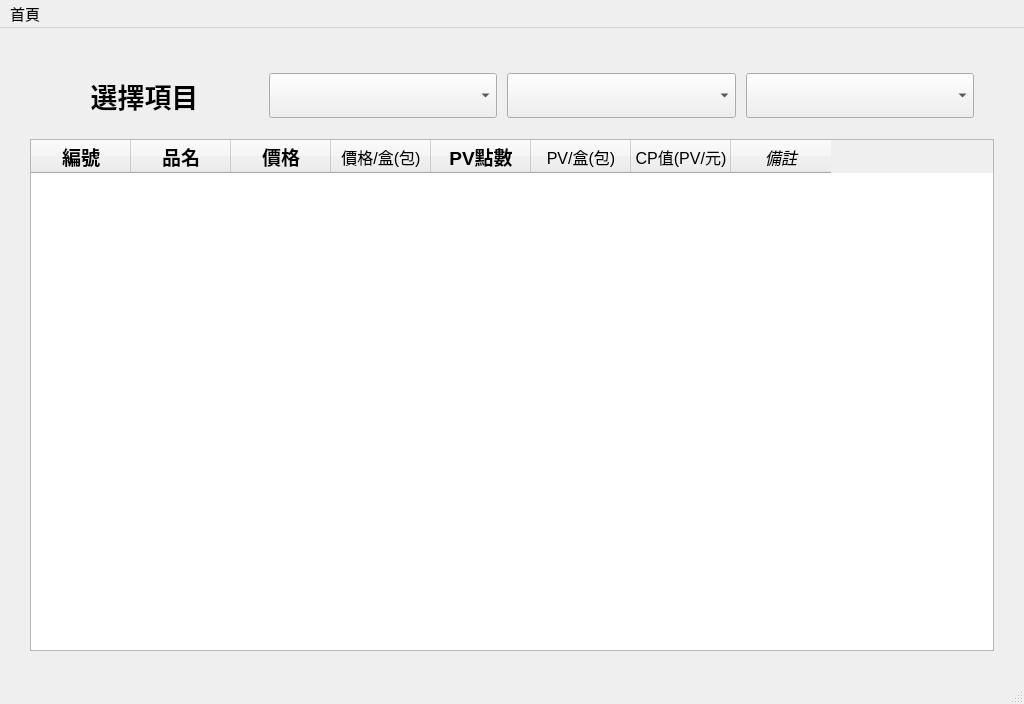
<?xml version="1.0" encoding="UTF-8"?>
<ui version="4.0">
 <class>MainWindow</class>
 <widget class="QMainWindow" name="MainWindow">
  <property name="geometry">
   <rect>
    <x>0</x>
    <y>0</y>
    <width>1024</width>
    <height>704</height>
   </rect>
  </property>
  <property name="font">
   <font>
    <pointsize>11</pointsize>
   </font>
  </property>
  <property name="acceptDrops">
   <bool>false</bool>
  </property>
  <property name="windowTitle">
   <string>艾多美商品 beta0.1</string>
  </property>
  <property name="windowIcon">
   <iconset>
    <normaloff>../icons/atomy_logo.jpg</normaloff>../icons/atomy_logo.jpg</iconset>
  </property>
  <widget class="QWidget" name="centralwidget">
   <layout class="QVBoxLayout" name="verticalLayout">
    <property name="leftMargin">
     <number>30</number>
    </property>
    <property name="topMargin">
     <number>30</number>
    </property>
    <property name="rightMargin">
     <number>30</number>
    </property>
    <property name="bottomMargin">
     <number>30</number>
    </property>
    <item>
     <layout class="QHBoxLayout" name="horizontalLayout" stretch="0,0,0,0">
      <property name="spacing">
       <number>10</number>
      </property>
      <property name="sizeConstraint">
       <enum>QLayout::SetMinAndMaxSize</enum>
      </property>
      <property name="leftMargin">
       <number>0</number>
      </property>
      <property name="topMargin">
       <number>15</number>
      </property>
      <property name="rightMargin">
       <number>20</number>
      </property>
      <property name="bottomMargin">
       <number>15</number>
      </property>
      <item>
       <widget class="QLabel" name="selectText">
        <property name="font">
         <font>
          <family>標楷體</family>
          <pointsize>20</pointsize>
          <weight>75</weight>
          <bold>true</bold>
         </font>
        </property>
        <property name="layoutDirection">
         <enum>Qt::LeftToRight</enum>
        </property>
        <property name="text">
         <string>選擇項目</string>
        </property>
        <property name="alignment">
         <set>Qt::AlignCenter</set>
        </property>
       </widget>
      </item>
      <item>
       <widget class="QComboBox" name="LClass">
        <property name="sizePolicy">
         <sizepolicy hsizetype="Preferred" vsizetype="Preferred">
          <horstretch>0</horstretch>
          <verstretch>0</verstretch>
         </sizepolicy>
        </property>
        <property name="font">
         <font>
          <family>新細明體</family>
          <pointsize>20</pointsize>
          <weight>50</weight>
          <bold>false</bold>
         </font>
        </property>
        <property name="editable">
         <bool>false</bool>
        </property>
        <property name="currentText">
         <string/>
        </property>
       </widget>
      </item>
      <item>
       <widget class="QComboBox" name="MClass">
        <property name="sizePolicy">
         <sizepolicy hsizetype="Preferred" vsizetype="Fixed">
          <horstretch>0</horstretch>
          <verstretch>0</verstretch>
         </sizepolicy>
        </property>
        <property name="font">
         <font>
          <family>新細明體</family>
          <pointsize>20</pointsize>
         </font>
        </property>
       </widget>
      </item>
      <item>
       <widget class="QComboBox" name="SClass">
        <property name="font">
         <font>
          <family>新細明體</family>
          <pointsize>20</pointsize>
         </font>
        </property>
       </widget>
      </item>
     </layout>
    </item>
    <item>
     <widget class="QTableWidget" name="tableWidget">
      <property name="acceptDrops">
       <bool>false</bool>
      </property>
      <column>
       <property name="text">
        <string>編號</string>
       </property>
       <property name="font">
        <font>
         <pointsize>14</pointsize>
         <weight>75</weight>
         <bold>true</bold>
        </font>
       </property>
      </column>
      <column>
       <property name="text">
        <string>品名</string>
       </property>
       <property name="font">
        <font>
         <pointsize>14</pointsize>
         <weight>75</weight>
         <bold>true</bold>
        </font>
       </property>
      </column>
      <column>
       <property name="text">
        <string>價格</string>
       </property>
       <property name="font">
        <font>
         <pointsize>14</pointsize>
         <weight>75</weight>
         <bold>true</bold>
        </font>
       </property>
      </column>
      <column>
       <property name="text">
        <string>價格/盒(包)</string>
       </property>
       <property name="font">
        <font>
         <pointsize>12</pointsize>
        </font>
       </property>
      </column>
      <column>
       <property name="text">
        <string>PV點數</string>
       </property>
       <property name="font">
        <font>
         <pointsize>14</pointsize>
         <weight>75</weight>
         <bold>true</bold>
        </font>
       </property>
      </column>
      <column>
       <property name="text">
        <string>PV/盒(包)</string>
       </property>
       <property name="font">
        <font>
         <pointsize>12</pointsize>
         <weight>50</weight>
         <bold>false</bold>
        </font>
       </property>
      </column>
      <column>
       <property name="text">
        <string>CP值(PV/元)</string>
       </property>
       <property name="font">
        <font>
         <pointsize>12</pointsize>
        </font>
       </property>
      </column>
      <column>
       <property name="text">
        <string>備註</string>
       </property>
       <property name="font">
        <font>
         <pointsize>12</pointsize>
         <italic>true</italic>
        </font>
       </property>
      </column>
     </widget>
    </item>
   </layout>
  </widget>
  <widget class="QMenuBar" name="menubar">
   <property name="geometry">
    <rect>
     <x>0</x>
     <y>0</y>
     <width>1024</width>
     <height>25</height>
    </rect>
   </property>
   <widget class="QMenu" name="menu">
    <property name="font">
     <font>
      <kerning>true</kerning>
     </font>
    </property>
    <property name="title">
     <string>首頁</string>
    </property>
    <addaction name="actionTableList"/>
    <addaction name="actionUpdate"/>
   </widget>
   <addaction name="menu"/>
  </widget>
  <widget class="QStatusBar" name="statusbar"/>
  <action name="actionf">
   <property name="text">
    <string>f</string>
   </property>
  </action>
  <action name="actionCompare">
   <property name="text">
    <string>Compare</string>
   </property>
  </action>
  <action name="actionTableList">
   <property name="text">
    <string>資料表格</string>
   </property>
  </action>
  <action name="actionUpdate">
   <property name="text">
    <string>更新資料</string>
   </property>
  </action>
 </widget>
 <resources/>
 <connections/>
</ui>
